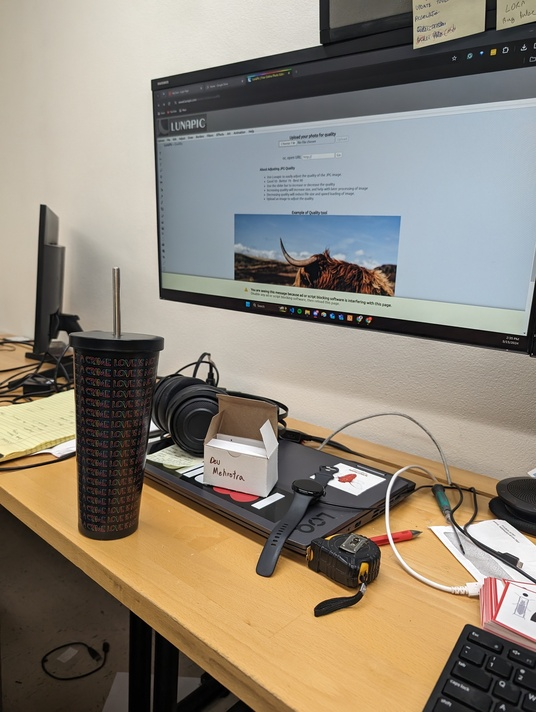
//> input picture baseline_frame/data/Image1.jpg, 536 x 712 px
$ ./openmp_stitching_main 3 ../baseline_frame/data/Image1.jpg ../baseline_frame/data/Image2.jpg   (built with g++ and OpenCV 4)
//> lines starting //> are read from the running program, lines starting //| are printed output that depends on the picture
//> further down, img is the input picture: 712 rows x 536 cols, CV_8UC3; mean B, G, R 120.5, 134.5, 143.9
### src/include/openmp_stitching.h
#pragma once

#include <opencv2/opencv.hpp>
#include <opencv2/features2d.hpp>
#include <opencv2/calib3d.hpp>
#include <iostream>
#include <vector>

class OpenmpImageStitcher {
  public:
    OpenmpImageStitcher(int num_threads = 4);  // constructor to set threads

    void setMinMatches(int matches);
    void setRatioThreshold(float ratio);
    void setNumThreads(int threads);

    cv::Mat stitch(const cv::Mat& img1, const cv::Mat& img2);
    cv::Mat stitchMultiple(const std::vector<cv::Mat>& images);

  private:
    int min_matches = 10;
    float ratio_thresh = 0.75f;
    int num_threads = 4;
};

### src/openmp_stitching.cpp
#include <opencv2/opencv.hpp>
#include <opencv2/features2d.hpp>
#include <opencv2/calib3d.hpp>
#include <iostream>
#include <vector>
#include <omp.h> // Include OpenMP header

#include "openmp_stitching.h" // Include the new header

// Constructor: Initializes members and sets the initial number of OpenMP threads
OpenmpImageStitcher::OpenmpImageStitcher(int num_threads) : num_threads(num_threads) {
    // Set the number of threads OpenMP should use globally for subsequent parallel regions
    // Note: This affects the global OpenMP state for the current process/thread pool.
    if (this->num_threads > 0) {
         omp_set_num_threads(this->num_threads);
         std::cerr << "OpenMP threads set to: " << this->num_threads << std::endl;
    } else {
         // Use default (often max available)
         omp_set_num_threads(omp_get_max_threads());
         this->num_threads = omp_get_max_threads(); // Update member to reflect actual
         std::cerr << "OpenMP threads set to default (max): " << this->num_threads << std::endl;
    }

}

// Setters for parameters
void OpenmpImageStitcher::setMinMatches(int matches) { min_matches = matches; }
void OpenmpImageStitcher::setRatioThreshold(float ratio) { ratio_thresh = ratio; }

// Setter for number of threads
void OpenmpImageStitcher::setNumThreads(int threads) {
    this->num_threads = threads;
    if (this->num_threads > 0) {
        omp_set_num_threads(this->num_threads);
        std::cerr << "OpenMP threads updated to: " << this->num_threads << std::endl;
    } else {
        // Use default (often max available)
        omp_set_num_threads(omp_get_max_threads());
        this->num_threads = omp_get_max_threads(); // Update member to reflect actual
        std::cerr << "OpenMP threads updated to default (max): " << this->num_threads << std::endl;
    }
}


// Main stitching function
cv::Mat OpenmpImageStitcher::stitch(const cv::Mat& img1, const cv::Mat& img2) {
    // Note: omp_set_num_threads() was called in constructor/setter,
    // so parallel regions below will use the specified number of threads.

    // 1. Feature detection and extraction
    std::vector<cv::KeyPoint> keypoints1, keypoints2;
    cv::Mat descriptors1, descriptors2;

    cv::Ptr<cv::SIFT> detector = cv::SIFT::create();
    std::cerr << "Detecting features using up to " << omp_get_max_threads() << " threads..." << std::endl;

    // --- OpenMP Parallel Section for Feature Detection ---
    // Process both images independently in parallel sections
    #pragma omp parallel sections num_threads(std::min(2, num_threads)) // Use at most 2 threads here
    {
        #pragma omp section
        {
            detector->detectAndCompute(img1, cv::noArray(), keypoints1, descriptors1);
//> keypoints1 = 1162 keypoints; strongest (x, y, size): (525, 595, 2.4), (153, 427, 5.1), (313, 477, 2.5), (158, 438, 2.6)
            #pragma omp critical
            std::cerr << "  Features detected for image 1 by thread " << omp_get_thread_num() << "." << std::endl;
        }
        #pragma omp section
        {
            detector->detectAndCompute(img2, cv::noArray(), keypoints2, descriptors2);
//> keypoints2 = 1247 keypoints; strongest (x, y, size): (358, 428, 2.2), (555, 468, 5.1), (568, 480, 2), (559, 482, 3.2)
            #pragma omp critical
            std::cerr << "  Features detected for image 2 by thread " << omp_get_thread_num() << "." << std::endl;
        }
    }
    // --- End OpenMP Parallel Section ---

    std::cerr << "Feature detection complete." << std::endl;

    // Check if descriptors are empty
     if (descriptors1.empty() || descriptors2.empty()) {
        std::cerr << "Error: Could not compute descriptors for one or both images." << std::endl;
        return cv::Mat();
    }

    // 2. Feature matching
    std::cerr << "Matching features..." << std::endl;
    std::vector<std::vector<cv::DMatch>> knn_matches;
    cv::Ptr<cv::DescriptorMatcher> matcher = cv::DescriptorMatcher::create(cv::DescriptorMatcher::FLANNBASED);
    matcher->knnMatch(descriptors1, descriptors2, knn_matches, 2);
//> knn_matches = 1162 matches
    std::cerr << "Feature matching complete." << std::endl;

    // Filter matches using Lowe's ratio test
    std::vector<cv::DMatch> good_matches;
    good_matches.reserve(knn_matches.size()); // Pre-allocate roughly

    // --- OpenMP Parallel For Loop for Ratio Test ---
    #pragma omp parallel for shared(knn_matches, good_matches, ratio_thresh) schedule(dynamic)
    for (size_t i = 0; i < knn_matches.size(); ++i) {
        const auto& match = knn_matches[i];
        if (match.size() >= 2 && match[0].distance < ratio_thresh * match[1].distance) {
            #pragma omp critical
            {
                good_matches.push_back(match[0]);
            }
        }
    }
//> after the loop, good_matches = 202 matches
    // --- End OpenMP Parallel For Loop ---

    if (good_matches.size() < min_matches) {
        std::cerr << "Not enough good matches: " << good_matches.size() << "/" << min_matches << std::endl;
        return cv::Mat();
    }
    std::cerr << "Good matches found: " << good_matches.size() << std::endl;

    // 3. Find homography
    std::cerr << "Finding homography..." << std::endl;
    std::vector<cv::Point2f> points1, points2;
    size_t num_good_matches = good_matches.size();
//> num_good_matches = 202
    points1.resize(num_good_matches);
//> points1 = 202 Points (x, y), first 12: [0, 0], [0, 0], [0, 0], [0, 0], [0, 0], [0, 0], [0, 0], [0, 0], [0, 0], [0, 0], [0, 0], [0, 0]
    points2.resize(num_good_matches);
//> points2 has the same summary as points1

    // --- OpenMP Parallel For Loop for Point Extraction ---
    #pragma omp parallel for shared(good_matches, keypoints1, keypoints2, points1, points2) schedule(static)
    for (size_t i = 0; i < num_good_matches; ++i) {
        points1[i] = keypoints1[good_matches[i].queryIdx].pt;
        points2[i] = keypoints2[good_matches[i].trainIdx].pt;
    }
//> after the loop, points1 = 202 Points (x, y), first 12: [6.14, 388.6], [6.27, 383.4], [12.63, 385.2], [13.55, 402.2], [18.4, 397.3], [19.19, 390.8], [20.86, 388.3], [22.91, 361.5], [22.91, 361.5], [24.93, 386.2], [24.93, 386.2], [25.86, 382.2]; points2 = 202 Points (x, y), first 12: [391.3, 409.6], [391.6, 404.3], [398, 406.5], [397.9, 423.9], [402.7, 419.4], [403.9, 412.9], [405.8, 410.3], [409.6, 382.8], [409.6, 382.8], [410.1, 408.3], [410.1, 408.3], [410.9, 404.2]
    // --- End OpenMP Parallel For Loop ---

    std::cerr << "Homography calculation..." << std::endl;
    cv::Mat H = findHomography(points2, points1, cv::RANSAC, 3.0);
//> H = [[1.95, 0.109, -795.2], [0.771, 1.77, -310.2], [0.00223, -6.66e-05, 1]]

    if (H.empty()) {
        std::cerr << "Failed to find homography" << std::endl;
        return cv::Mat();
    }
    std::cerr << "Homography found." << std::endl;

    // 4. Calculate output dimensions and create warped image
    int width1 = img1.cols, height1 = img1.rows;
//> width1 = 536; height1 = 712
    int width2 = img2.cols, height2 = img2.rows;
//> width2 = 603; height2 = 801
    std::cerr << "Calculating output dimensions..." << std::endl;

    std::vector<cv::Point2f> corners2(4);
    corners2[0] = cv::Point2f(0, 0);
    corners2[1] = cv::Point2f(width2, 0);
    corners2[2] = cv::Point2f(width2, height2);
    corners2[3] = cv::Point2f(0, height2);

    std::vector<cv::Point2f> corners2_transformed(4);
    perspectiveTransform(corners2, corners2_transformed, H);
//> corners2_transformed = 4 Points (x, y): [-795.1, -310.2], [161.1, 66.08], [202.8, 685.5], [-748, 1168.3]

    float xMin = 0.0f, yMin = 0.0f, xMax = static_cast<float>(width1), yMax = static_cast<float>(height1);
//> xMax = 536; yMax = 712
    for(const auto& pt : corners2_transformed) {
        xMin = std::min(xMin, pt.x);
        yMin = std::min(yMin, pt.y);
        xMax = std::max(xMax, pt.x);
        yMax = std::max(yMax, pt.y);
    }
//> this loop made 4 passes
//> (pt, yMax) on passes 1 to 4: (Point(-795.2, -310.2), 712), (Point(161.1, 66.08), 712), (Point(202.8, 685.5), 712), (Point(-748, 1168.3), 1168.3)
//> after the loop, xMin = -795.2; yMin = -310.2; xMax = 536; yMax = 1168.3

    std::cerr << "Output dimensions calculated." << std::endl;
    int outputWidth = static_cast<int>(std::ceil(xMax - xMin));
//> outputWidth = 1332
    int outputHeight = static_cast<int>(std::ceil(yMax - yMin));
//> outputHeight = 1479
    std::cerr << "Output size: " << outputWidth << "x" << outputHeight << std::endl;

    cv::Mat translation = cv::Mat::eye(3, 3, CV_64F);
    translation.at<double>(0, 2) = -xMin;
//> translation = [[1, 0, 795.2], [0, 1, 0], [0, 0, 1]]
    translation.at<double>(1, 2) = -yMin;
//> translation = [[1, 0, 795.2], [0, 1, 310.2], [0, 0, 1]]
    std::cerr << "Translation matrix created." << std::endl;

    cv::Mat H_adjusted = translation * H;
//> H_adjusted = [[3.72, 0.0557, 2.17e-05], [1.46, 1.75, 1.13e-05], [0.00223, -6.66e-05, 1]]
    std::cerr << "Final transformation matrices calculated." << std::endl;
    cv::Mat result = cv::Mat::zeros(outputHeight, outputWidth, img1.type());
//> result: 1479 rows x 1332 cols, CV_8UC3; every value is 0

    // 5. Warp and blend images
    cv::Mat warped_img2 = cv::Mat::zeros(result.size(), img2.type());
    cv::warpPerspective(img2, warped_img2, H_adjusted, result.size(), cv::INTER_LINEAR, cv::BORDER_TRANSPARENT);
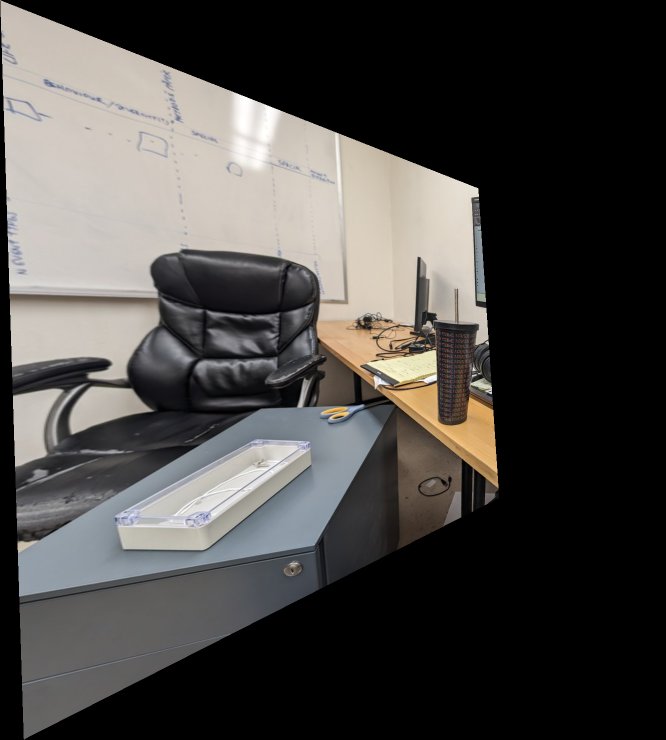
//> warped_img2: 1479 rows x 1332 cols, CV_8UC3 (shown at 1/2 size); mean B, G, R 68.5, 70.9, 73.2
    std::cerr << "Image 2 warping complete." << std::endl;

    int offsetX = static_cast<int>(std::round(-xMin));
//> offsetX = 795
    int offsetY = static_cast<int>(std::round(-yMin));
//> offsetY = 310
    cv::Rect roi1(offsetX, offsetY, width1, height1);
//> roi1 = Rect(795, 310, 536, 712)

    roi1 = roi1 & cv::Rect(0, 0, result.cols, result.rows);
    if (roi1.width > 0 && roi1.height > 0) {
         img1(cv::Rect(0, 0, roi1.width, roi1.height)).copyTo(result(roi1));
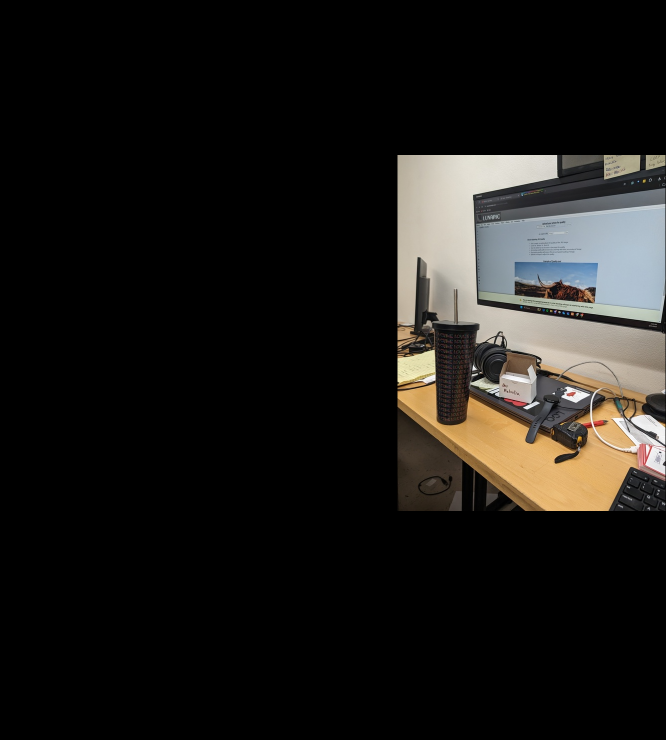
//> result: 1479 rows x 1332 cols, CV_8UC3 (shown at 1/2 size); mean B, G, R 23.3, 26.1, 27.9
         std::cerr << "Image 1 copied to result." << std::endl;
    } else {
         std::cerr << "Warning: ROI for image 1 is outside the result canvas." << std::endl;
    }

    // --- OpenMP Parallel For Loop for Blending ---
    #pragma omp parallel for collapse(2) shared(result, warped_img2, img1, offsetX, offsetY, width1, height1) schedule(dynamic)
    for (int y = 0; y < result.rows; y++) {
        for (int x = 0; x < result.cols; x++) {
            cv::Vec3b warped_pixel = warped_img2.at<cv::Vec3b>(y, x);
            cv::Vec3b result_pixel = result.at<cv::Vec3b>(y, x);

             bool in_warped2 = (warped_pixel != cv::Vec3b(0, 0, 0));
             bool in_img1_area = (x >= offsetX && x < offsetX + width1 && y >= offsetY && y < offsetY + height1);
             // Check original img1 pixel directly for robustness against black areas within img1
             bool originally_in_img1 = false;
             if (in_img1_area) {
                 // Boundary check for safety, although roi1 intersection should handle it
                 if (y - offsetY >= 0 && y - offsetY < img1.rows && x - offsetX >= 0 && x - offsetX < img1.cols) {
                    originally_in_img1 = (img1.at<cv::Vec3b>(y - offsetY, x - offsetX) != cv::Vec3b(0,0,0));
                 }
             }


            if (in_warped2 && originally_in_img1) { // Overlap
                 result.at<cv::Vec3b>(y, x) = 0.5 * result_pixel + 0.5 * warped_pixel;
            } else if (in_warped2 && !originally_in_img1) { // Only in warped_img2
                 result.at<cv::Vec3b>(y, x) = warped_pixel;
            }
            // If only in img1, it's already copied. If in neither, remains black.
        }
    }
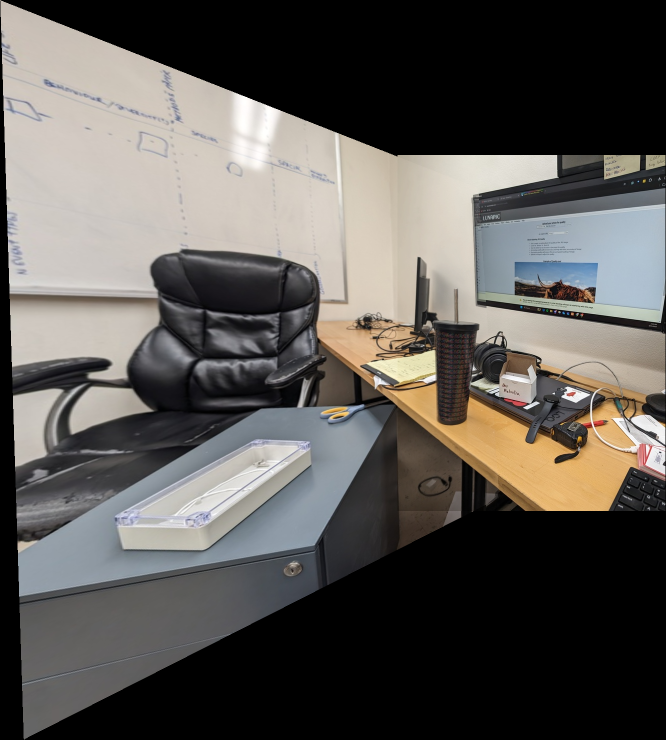
//> result: 1479 rows x 1332 cols, CV_8UC3 (shown at 1/2 size); mean B, G, R 85, 88.9, 92.2
     std::cerr << "Blending complete." << std::endl;
    // --- End OpenMP Parallel For Loop ---

    return result;
}

// Stitch multiple images together
// [27 lines left out: function stitchMultiple, not called in this run]

### src/openmp_stitching_main.cpp
#include <opencv2/opencv.hpp>
#include <opencv2/features2d.hpp>
#include <opencv2/calib3d.hpp>
#include <iostream>
#include <vector>

#include "openmp_stitching.h"

// Example usage
int main(int argc, char** argv) {
    if (argc < 4) {
        std::cerr << "Usage: " << argv[0] << " <num_threads> <image1> <image2> [<image3> ...]" << std::endl;
        return -1;
    }

    // Read number of threads
    int num_threads = std::stoi(argv[1]);
    if (num_threads <= 0) {
        std::cerr << "Number of threads must be > 0" << std::endl;
        return -1;
    }

    std::vector<cv::Mat> images;
    for (int i = 2; i < argc; i++) {
        cv::Mat img = cv::imread(argv[i]);
        if (img.empty()) {
            std::cerr << "Could not read image: " << argv[i] << std::endl;
            return -1;
        }
        images.push_back(img);
    }

    OpenmpImageStitcher stitcher;
    stitcher.setNumThreads(num_threads);

    // Optional: Set custom parameters
    // stitcher.setMinMatches(15);
    // stitcher.setRatioThreshold(0.8f);

    cv::Mat result;
    if (images.size() == 2) {
        result = stitcher.stitch(images[0], images[1]);
    } else {
        result = stitcher.stitchMultiple(images);
    }

    if (result.empty()) {
        std::cerr << "Stitching failed" << std::endl;
        return -1;
    }

    cv::imwrite("stitched_result.jpg", result);
    // cv::imshow("Stitched Result", result);
    // cv::waitKey(0);
    std::cout << "finish buid image\n";

    return 0;
}
